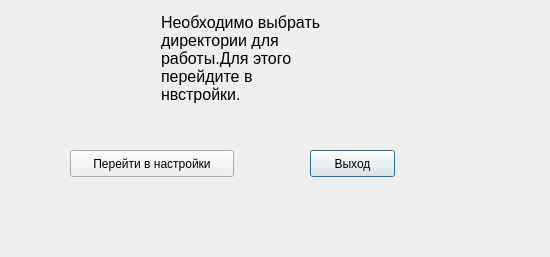
<?xml version="1.0" encoding="UTF-8"?>
<ui version="4.0">
 <class>messageerror</class>
 <widget class="QDialog" name="messageerror">
  <property name="geometry">
   <rect>
    <x>0</x>
    <y>0</y>
    <width>550</width>
    <height>257</height>
   </rect>
  </property>
  <property name="windowTitle">
   <string>coex</string>
  </property>
  <property name="modal">
   <bool>true</bool>
  </property>
  <widget class="QLabel" name="error">
   <property name="geometry">
    <rect>
     <x>161</x>
     <y>11</y>
     <width>175</width>
     <height>95</height>
    </rect>
   </property>
   <property name="text">
    <string>&lt;html&gt;&lt;head/&gt;&lt;body&gt;&lt;p&gt;&lt;span style=&quot; font-size:12pt;&quot;&gt;Необходимо выбрать директории для работы.Для этого перейдите в нвстройки.&lt;/span&gt;&lt;/p&gt;&lt;/body&gt;&lt;/html&gt;</string>
   </property>
   <property name="textFormat">
    <enum>Qt::AutoText</enum>
   </property>
   <property name="wordWrap">
    <bool>true</bool>
   </property>
  </widget>
  <widget class="QPushButton" name="toexit">
   <property name="geometry">
    <rect>
     <x>310</x>
     <y>150</y>
     <width>85</width>
     <height>27</height>
    </rect>
   </property>
   <property name="text">
    <string>Выход</string>
   </property>
  </widget>
  <widget class="QPushButton" name="tosettings">
   <property name="geometry">
    <rect>
     <x>70</x>
     <y>150</y>
     <width>164</width>
     <height>27</height>
    </rect>
   </property>
   <property name="text">
    <string>Перейти в настройки</string>
   </property>
  </widget>
 </widget>
 <resources/>
 <connections/>
</ui>
